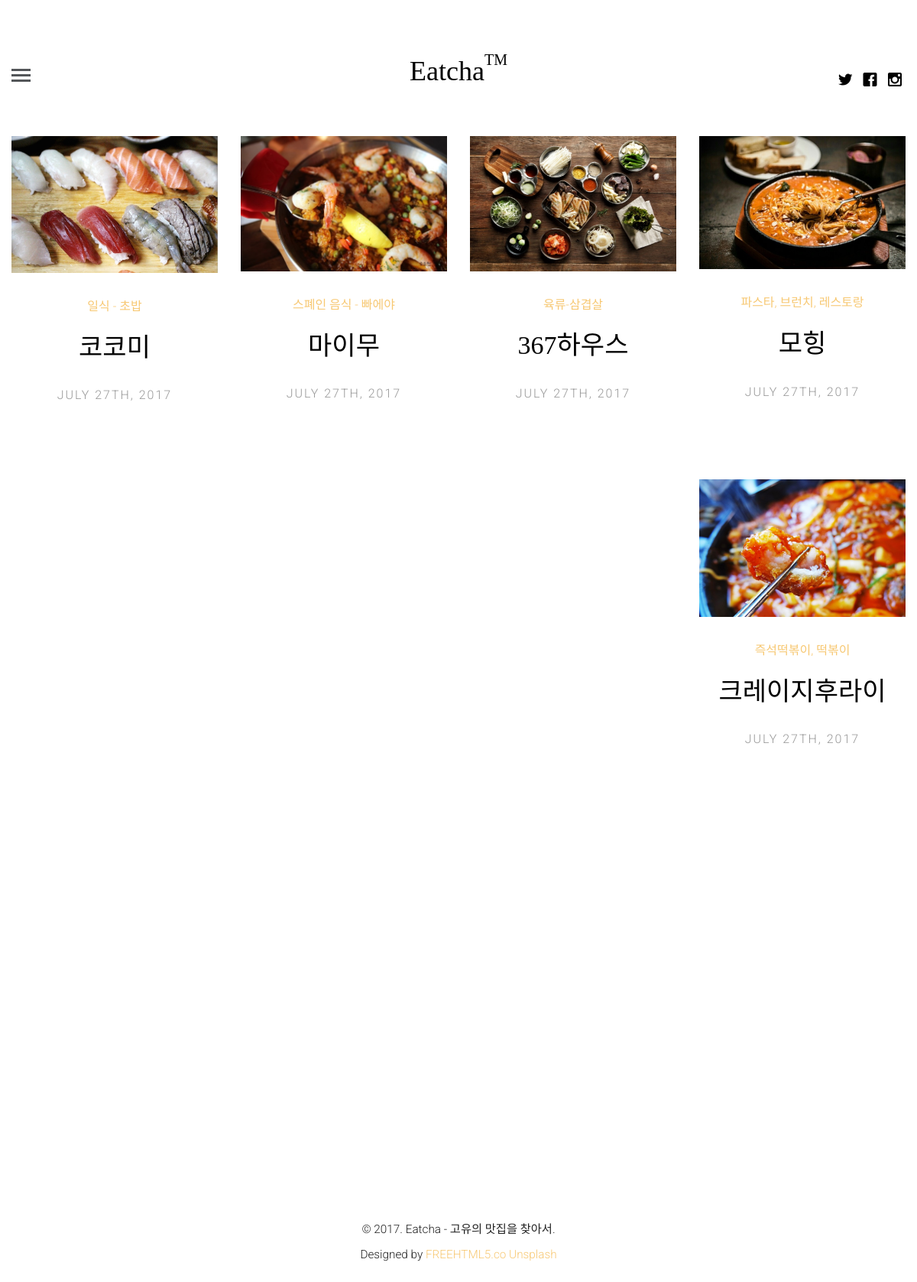
The app's page /shop/ with its own data.
### shop/models.py (models this page shows, shortened)
class Photo(models.Model):
    title = models.CharField(max_length=100,verbose_name="식당명",help_text='제목을 입력해 주세요')
    author = models.CharField(max_length=20)
    image = models.ImageField()
    content = models.TextField(max_length=500, verbose_name="내용",null=True, blank=True)
    cdate_created = models.DateTimeField(auto_now_add=True)
    date_updated = models.DateTimeField(auto_now=True)
    tags = models.CharField(max_length=100, blank=True)
    tag_set = models.ManyToManyField('Tag', blank=True)#('앱이름.tag')
    class Meta:
        ordering=['-id']

### shop/views.py (the view)
def all(request):
    qs = Photo.objects.all()
    return render(request, 'shop/index.html', {'img': qs})

### shop/templates/shop/index.html
{% extends "base.html" %}
{% block content %}
<div class="container-fluid">
        <div class="row fh5co-post-entry">
    {% for x in img %}
            <article class="col-lg-3 col-md-3 col-sm-3 col-xs-6 col-xxs-12 animate-box">
                 <figure>
                    <a href="post/{{x.id}}"><img src="{{ x.image.url }}" alt="Image" class="img-responsive"></a>
                </figure>
                <span class="fh5co-meta"><a href="single.html">{{x.tags}}</a></span>
                <h2 class="fh5co-article-title"><a href="single.html">{{x.title}}</a></h2>
                <span class="fh5co-meta fh5co-date">July 27th, 2017</span>
              </article>{% endfor %}
            <div class="clearfix visible-lg-block visible-md-block visible-sm-block visible-xs-block"></div>
    </div>
    </div>
{% endblock %}

### static/css/style.css (style rules this page uses)
html { background: #fff; }
body { font-family: "Roboto", arial, sans-serif; font-size: 18px; font-weight: 300; line-height: 1.8; color: #222; background: #fff; }
a { color: #f7c873; -webkit-transition: 0.5s; -o-transition: 0.5s; transition: 0.5s; }
h1, h2, h3, h4, h5, h6 { font-family: "Playfair Display", times, serif; color: #000; }
.fh5co-post-entry article { text-align: center; float: left; margin-bottom: 110px; padding-left: 3em; padding-right: 3em; }
@media screen and (max-width: 1200px) { .fh5co-post-entry article { margin-bottom: 80px; padding-left: 15px; padding-right: 15px; } }
.fh5co-post-entry article a img { opacity: 1; -webkit-transition: 0.5s; -o-transition: 0.5s; transition: 0.5s; }
.fh5co-post-entry article figure { margin-bottom: 30px; }
.fh5co-post-entry article h2 { font-family: "Playfair Display", times, serif; font-size: 34px; color: #000; margin-bottom: 30px; }
.fh5co-post-entry article h2 a { color: #000; }
.fh5co-post-entry article .fh5co-meta { font-size: 16px; font-family: "Roboto", arial, sans-serif; color: #999999; margin-bottom: 20px; display: block; }
.fh5co-post-entry article .fh5co-meta.fh5co-date { text-transform: uppercase; letter-spacing: 2px; }
.js .to-animate, .js .to-animate-2, .js .animate-box { opacity: 0; }

### records on screen
Photo: image (picture), tags "일식 - 초밥", title "코코미"
Photo: image (picture), tags "스폐인 음식 - 빠에야", title "마이무"
Photo: image (picture), tags "육류-삼겹살", title "367하우스"
Photo: image (picture), tags "파스타, 브런치, 레스토랑", title "모힝"
Photo: image (picture), tags "즉석떡볶이, 떡볶이", title "크레이지후라이"
